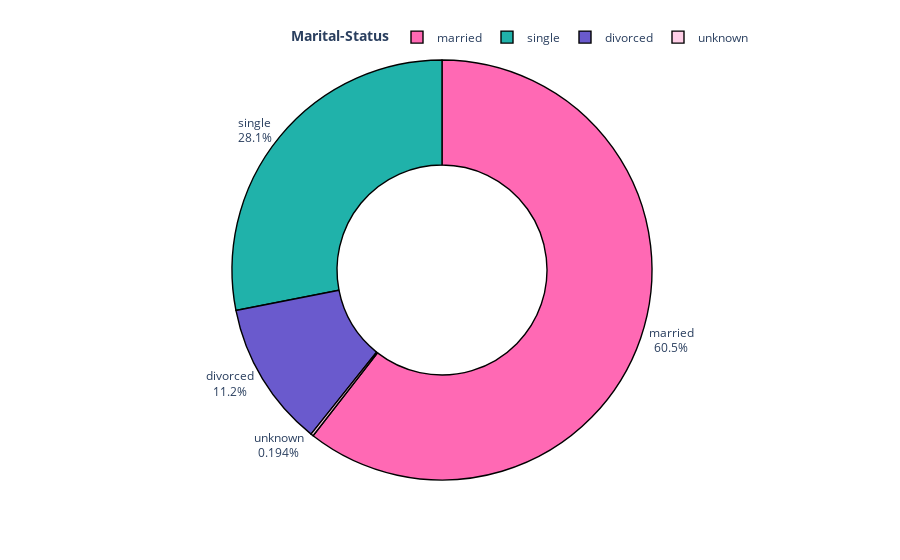

Here is the notebook cell this chart was saved with:
### Code cell
vc2 = df['marital'].value_counts().reset_index()
vc2.columns = ['Marital-Status', 'Count']
fig = px.pie(vc2, names='Marital-Status', values='Count', hole=0.5, template='plotly_white', color_discrete_sequence=['HotPink','LightSeaGreen','SlateBlue'])
fig.update_traces(marker=dict(line=dict(color='#000000', width=1.4)))
fig.update_traces(textposition='outside', textinfo='percent+label')
fig.update_layout(title_x=0.5, showlegend=True, legend_title_text='<b>Marital-Status</b>', legend=dict(orientation='h', yanchor='bottom', y=1.02, xanchor='right', x=1))
fig.show()

### Figure 1 — Plotly figure (JSON) as saved in the notebook; plotly's stock layout.template omitted (floating-point values rounded to 4 significant figures)
{"data": [{"domain": {"x": [0, 1], "y": [0, 1]}, "hole": 0.5, "hovertemplate": "Marital-Status=%{label}<br>Count=%{value}<extra></extra>", "labels": ["married", "single", "divorced", "unknown"], "legendgroup": "", "marker": {"line": {"color": "#000000", "width": 1.4}}, "name": "", "showlegend": true, "textinfo": "percent+label", "textposition": "outside", "type": "pie", "values": [24928, 11568, 4612, 80]}], "layout": {"legend": {"orientation": "h", "title": {"text": "<b>Marital-Status</b>"}, "tracegroupgap": 0, "x": 1, "xanchor": "right", "y": 1.02, "yanchor": "bottom"}, "margin": {"t": 60}, "piecolorway": ["HotPink", "LightSeaGreen", "SlateBlue"], "showlegend": true, "title": {"x": 0.5}}}
